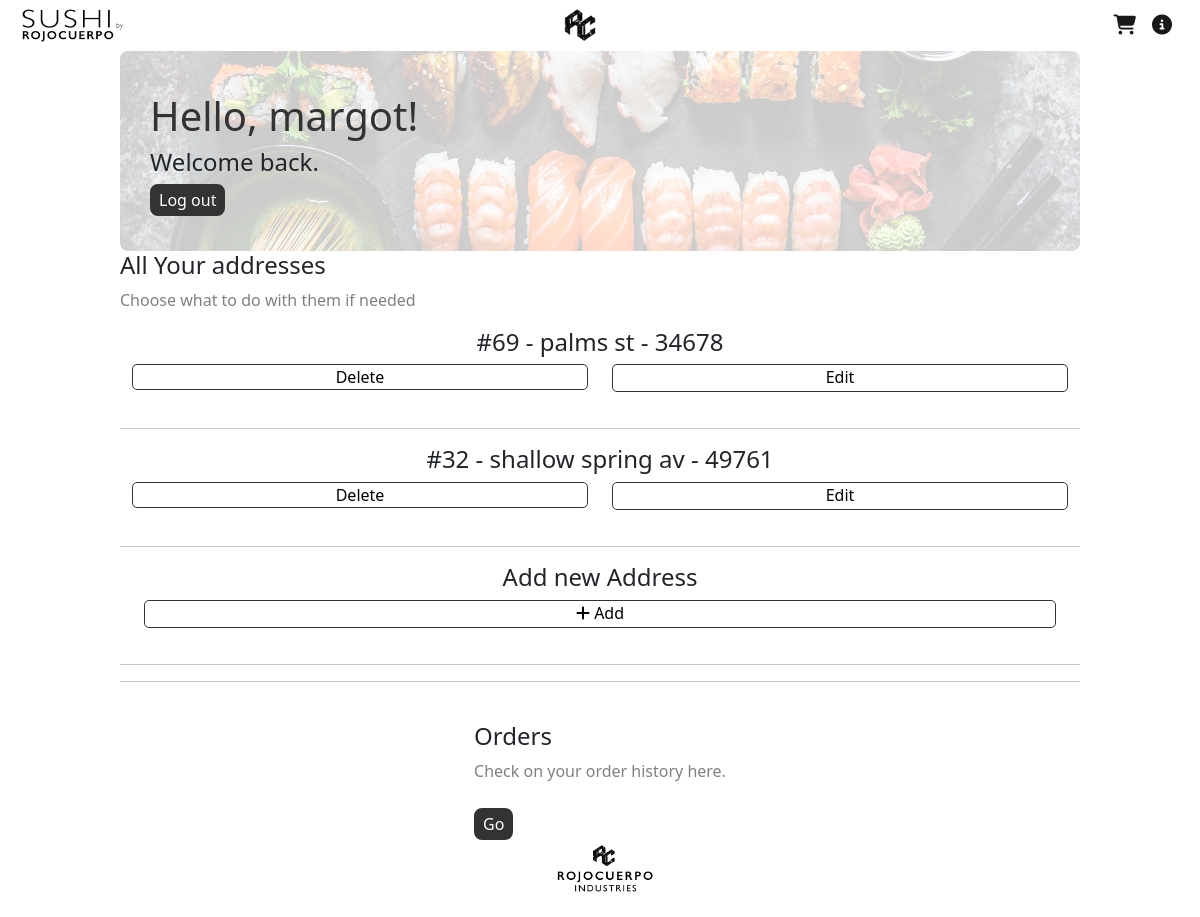
Before: /dashboard (signed in) with the older database file.
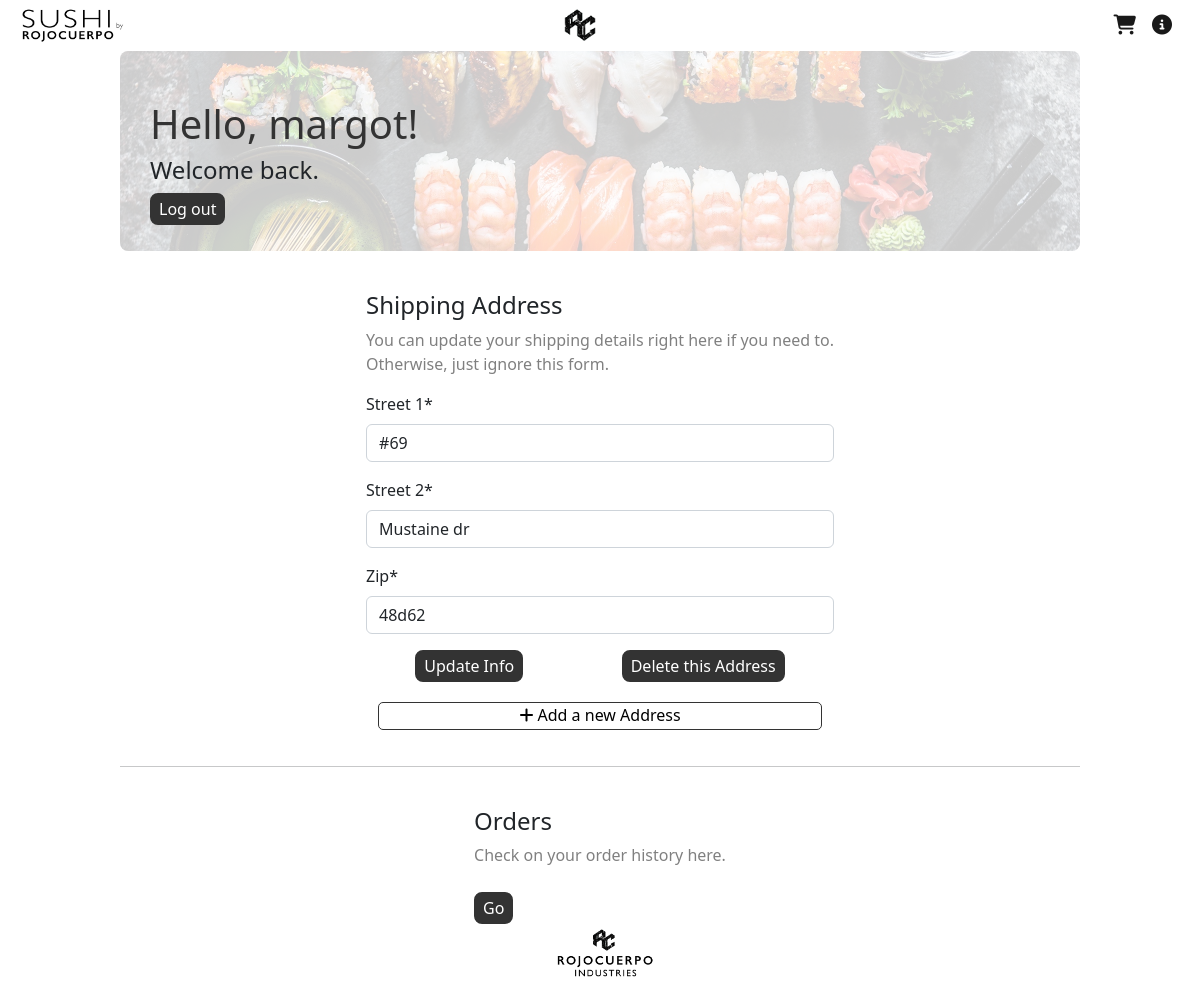
After: the same page with the newer database file.
### main/models.py (models this page shows, shortened)
class ShippingAddress(models.Model):
    customer = models.ForeignKey(User, on_delete=models.CASCADE, blank=True, null=True)
    order = models.ForeignKey(Order, on_delete=models.SET_NULL, blank=True, null=True)
    street_1 = models.CharField(max_length=100, null=False, unique=False)
    street_2 = models.CharField(max_length=100, null=False, unique=False)
    zip = models.CharField(max_length=100, null=False, unique=False)
    date = models.DateTimeField(auto_now_add=True)

### main/views.py (the view)
# urls.py: path('dashboard', v.dashboard, name="dashboard"),
def dashboard(request):
    context = {}
    if request.user.is_authenticated:
        if request.POST:
            shipping_form = f.ShippingForm(request.POST)
            if shipping_form.is_valid():
                new_address = m.ShippingAddress(
                    customer=request.user,
                    street_1=shipping_form['street_1'].data,
                    street_2=shipping_form['street_2'].data,
                    zip=shipping_form['zip'].data
                )
                new_address.save()
            return redirect(reverse('dashboard'))
        else:
            try:
                address = m.ShippingAddress.objects.filter(customer=request.user.id)
                if len(address) > 1:
                    context['multiple_address'] = address
                    return render(request, "main/dashboard.html", context=context)
                if len(address) == 1:
                    data = {'street_1': address[0].street_1,
                            'street_2': address[0].street_2,
                            'zip': address[0].zip}
                    shipping_form = f.ShippingForm(data)
                    context['shipping_form'] = shipping_form
                    context['single_address'] = address[0]
                    return render(request, "main/dashboard.html", context=context)
                else:
                    shipping_form = f.ShippingForm()
                    context['no_address'] = True
                    context['shipping_form'] = shipping_form
                    return render(request, "main/dashboard.html", context=context)
            except Exception as e:
                print(e)
            return render(request, "main/dashboard.html", context=context)
    else:
        return redirect(reverse('home'))

### main/forms.py
class ShippingForm(forms.ModelForm):
    class Meta:
        model = m.ShippingAddress
        fields = ['street_1', 'street_2', 'zip']
        labels = {
            'street_1': _('Street 1'),
            'street_2': _('Street 2'),
            'zip': _('Zip')
        }

### main/templates/main/dashboard.html (shortened to what this page needs)
{% extends 'base.html' %}
{% load static %}
{% load crispy_forms_tags %}
{% block icons %}
    <li class="nav-item ms-auto" >
        <a class="navbar-brand" style="" href="{% url 'cart' %}">
            <i class="fa-solid fa-cart-shopping"></i>
        </a>
    </li>
    <li class="nav-item ms-auto" >
        <a class="navbar-brand" style="" href="{% url 'about' %}">
            <i class="fa-solid fa-circle-info"></i>
        </a>
    </li>
{% endblock %}
{% block body %}
<div class="main-container">
    <div class="register-presentation-img-container">
        <img class="register-img" src="{% static 'images/cover.jpeg' %}">
        <div class="presentation-text">
            <h1 class="display-fonts">
                Hello, {{user.first_name}}!
            </h1>
             {% if messages %}
                    {% for message in messages %}
                    <h4 class="{{message.tags}}">{{ message }}</h4>
                    {% endfor %}
            {% else %}
            <h4>
                Welcome back.
            </h4>
            {% endif %}
            <div class="log-out-button-container" >
                <a href="{% url 'logout' %}" >
                    <button type="button" class="logout-button" >Log out</button>
                </a>
            </div>
        </div>
    </div>
</div>
{% if single_address %}
    <div class="main-container">
        <div class="checkout-billing-info-container">
            <div class="register-form-pt2">
                <h4>
                    Shipping Address
                </h4>
                <p style="color: grey;">
                    You can update your shipping details right here if you need to.
                    <br>
                    Otherwise, just ignore this form.
                </p>
                <form id="form" method="post" action="{% url 'dashboard' %}">
                    {{ shipping_form|crispy }}
                </form>
                <div class="dashboard-address-buttons">
                    <button form="form" type="submit" class="add-button"> Update Info </button>
                    <button class="danger" onclick="deleteAddress({{ single_address.id }})"> Delete this Address </button>
                </div>
                <div class="add-new-address-container">
                    <button class="save"> <i class="fa-solid fa-plus"></i> Add a new Address </button>
                </div>
            </div>
        </div>
    </div>
{% endif %}
{% if multiple_address %}
<div class="main-container">
    <div class="register-form-pt1">
            <h4>
                All Your addresses
            </h4>
            <p style="color: grey;">
                Choose what to do with them if needed
            </p>
            {% for i in multiple_address %}
            <div class="all-addresses-container">
                <h4>{{i.street_1}} - {{i.street_2}} - {{i.zip}}</h4>
                <div class="address-buttons-container">
                    <div class="address-button">
                        <button class="danger-smol" onclick="deleteAddress({{ i.id }})"> Delete </button>
                    </div>
                    <div class="address-button">
                        <button class="save"> Edit </button>
                    </div>
                </div>
            </div>
            <hr>
            {% endfor %}
            <div class="all-addresses-container">
                <h4>Add new Address</h4>
                <button class="save"> <i class="fa-solid fa-plus"></i> Add </button>
            </div>
            <hr>
    </div>
</div>
{% endif %}
<div class="main-container">
    <hr>
    <div class="checkout-billing-info-container">
        <div class="dashboard-orders-container">
                <h4>
                    Orders
                </h4>
                <p style="color: grey;">
                    Check on your order history here.
                </p>
                <div class="update-info-button-container">
                    <button class="add-button"> Go </button>
                </div>
            </div>
    </div>
</div>
{% endblock %}

### templates/base.html (shortened to what this page needs)
<!DOCTYPE html>
{% load static %}
{% load crispy_forms_tags %}
<html lang="en">
<head>
    <link rel="stylesheet" href="{% static 'css/styles.css' %}">
    <link href="https://cdn.jsdelivr.net/npm/bootstrap@5.2.1/dist/css/bootstrap.min.css" rel="stylesheet"
>
</head>
<body>
<nav class="navbar navbar-expand-lg bg-white sticky-top">
  <div class="container-fluid">
      <div class="title-navbar">
          <a class="nav-link active link-for-title-navbar" href="{% url 'home' %}">
                <div class="navbar-sushi-img">
                    <img class="sushi-img" src="{% static 'images/sushi.jpg' %}">
                </div>
          </a>
      </div>
      <img src="{% static 'images/monogram-smol.png' %}" class="monogram">
     <div class="collapse navbar-collapse ms-auto" id="navbarNav">
        <ul class="navbar-nav ms-auto" style="align-items: center; display: flex;">
            {% block icons %}
            {% endblock %}
        </ul>
     </div>
  </div>
</nav>
{% block body %}
{% endblock %}
</body>
<footer class="mt-auto">
    <div class="footer-div">
        <img class="footer-img" src="{% static 'images/rci.png' %}">
    </div>
   </footer>
</html>

### static/css/styles.css (style rules this page uses)
.title-navbar { display: flex; flex-direction: row; justify-content: space-between; width: 50px; }
.link-for-title-navbar { margin-left: 8px; }
.navbar-sushi-img { width: 105px; }
.sushi-img { width: 100%; }
.monogram { height: 32px; position: absolute; left:47% }
.mt-auto { display:flex; justify-content: center; }
.footer-div { display: flex; align-items: flex-end text-align: center; width: 90px; margin-bottom: 20px; }
.footer-img { width: 100px; }
.display-fonts { color: #333 }
.main-container { margin: 0% 10% 0% 10%; }
.add-button { background: #333; color: white; border-color: #333; border: #333 solid; border-radius: 8px; }
.register-presentation-img-container { width: 100%; height: 200px; }
.register-img { border-radius: 8px; opacity: 0.2; width: 100%; height: 200px; object-fit: cover; }
.presentation-text { padding-left: 30px; width: 70%; overflow: hidden; position: absolute; top: 10%; }
.log-out-button-container { height: 50px; }
.logout-button { background: #333; color: white; border: #333 solid; border-radius: 8px; }
.update-info-button-container { margin-top: 25px; }
.dashboard-address-buttons { display: flex; justify-content: space-around; }
.checkout-billing-info-container { margin-top: 40px; }
.add-new-address-container { margin-top: 20px; text-align: center; }
button.danger { cursor: pointer; position: relative; color: white; background: #333; border-radius: 5px; border: solid #333; border-radius: 8px; }
.save { margin: 0px 0px 20px 0px; width: 95%; border: solid #333; border-width: thin; }
button.save { cursor: pointer; position: relative; background: white; border-radius: 5px; border-color: #333; padding: 0 5px; padding-bottom: 2px; }
.checkout-billing-info-container { display: flex; flex-wrap: wrap; justify-content: space-around; }

Changed rows visible on the page:
removed ShippingAddress: street_1 "#69", street_2 "palms st", zip "34678"
removed ShippingAddress: street_1 "#32", street_2 "shallow spring av", zip "49761"
added ShippingAddress: street_1 "#69", street_2 "Mustaine dr", zip "48d62"
Other visible differences:
text no longer shown: "All Your addresses Choose what to do with them if needed Add new Address Add"
text now shown: "Shipping Address You can update your shipping details right here if you need to. Otherwise, just ignore this form. Street 1 * Street 2 * Zip * Update Info Delete this Address Add a new Address"
